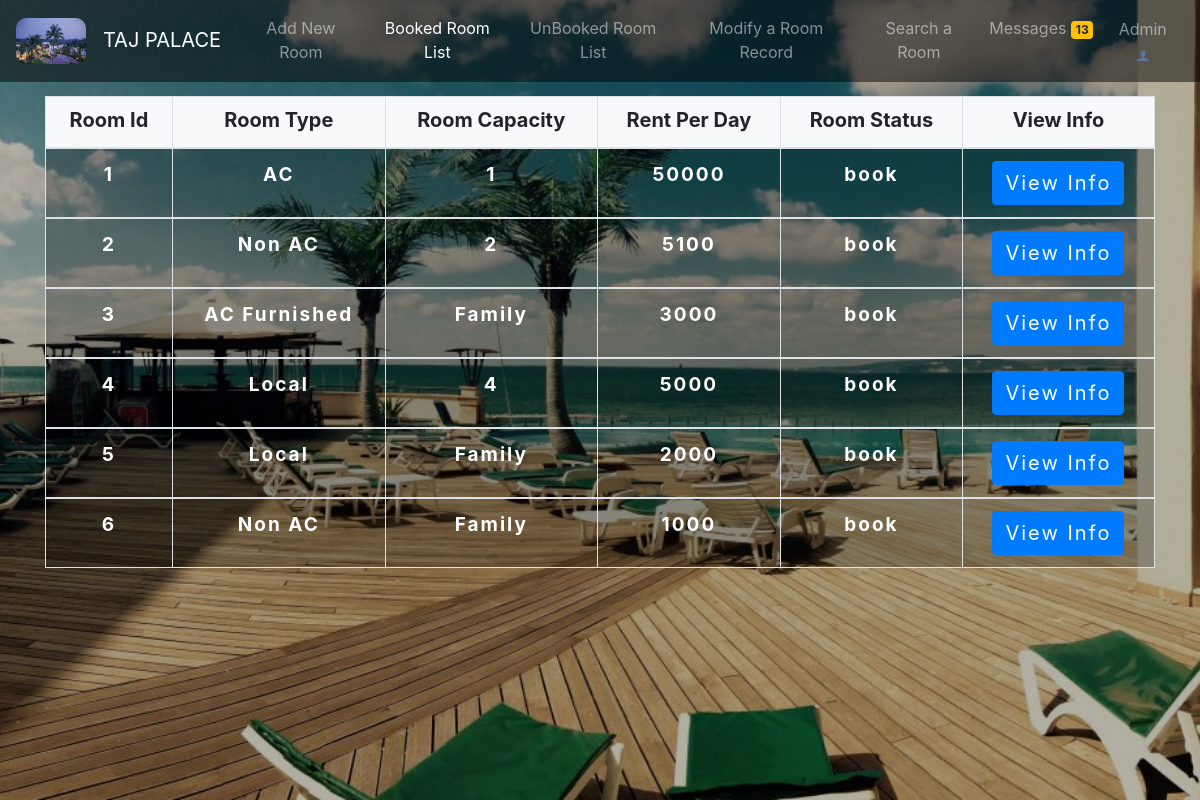
The app's page /admin/booked.php with its own data.
### tables this page shows
CREATE TABLE `room` (
  `room_id` int(11) NOT NULL,
  `type` varchar(20) NOT NULL,
  `capacity` varchar(20) NOT NULL,
  `rent_per_day` int(10) NOT NULL,
  `status` varchar(20) NOT NULL DEFAULT 'unbook'
);

### admin/booked.php (the view, shortened to what this page needs)
<?php
include("dbcon.php");
$sql="SELECT COUNT(no) AS total FROM messages WHERE status='No Reply' ";
$run=mysqli_query($con,$sql);
$data=mysqli_fetch_assoc($run);
?>
<!DOCTYPE html>
<html lang="en">
<head>
  <link rel="stylesheet" href="https://maxcdn.bootstrapcdn.com/bootstrap/4.3.1/css/bootstrap.min.css">
</head>
<body>
    <nav class="navbar navbar-expand-lg navbar-dark fixed-top">
    <a href="index1.php" class="navbar-brand"><img src="img/g2.jpg" style="width: 70px;height: 70;border-radius: 10px;">&nbsp;&nbsp;&nbsp;TAJ PALACE</a>
    <div class="collapse navbar-collapse" id="navbaraid">
    <ul class="navbar-nav ml-auto text-center">
<li class="nav-item"><a class="nav-link" href="index1.php">Add New Room</a></li>
      <li class="nav-item"><a class="nav-link active" href="booked.php">Booked Room List</a></li>
      <li class="nav-item"><a class="nav-link" href="unbooked.php">UnBooked Room List</a></li>
      <li class="nav-item"><a class="nav-link" href="modify_record.php">Modify a Room Record</a></li>
      <li class="nav-item"><a class="nav-link" href="search_room.php">Search a Room</a></li>
      <li class="nav-item"><a class="nav-link" href="messages.php">Messages&nbsp;<span class="badge badge-warning"><?php echo $data['total'];?></span></a></li>
     <li class="nav-item text-center"><a href="admindesign.php" class="btn nav-link">Admin<img src="img/admn.png" style="width: 20px;height: 20px;"></a>
      </li>
   </ul>
  </div>
  </nav>
  <header id="head" style="width: 100%;height: 100vh;"><br><br><br><br>
    <div class="container">
      <form method="get">
    <table class="table table-striped table-responsive-md table-bordered">
      <thead class="bg-light">
        <tr>
          <th class="text-center" style="font-size: 20px;padding-top: 8px;">Room Id</th>
          <th class="text-center" style="font-size: 20px;padding-top: 8px;">Room Type</th>
          <th class="text-center" style="font-size: 20px;padding-top: 8px;">Room Capacity</th>
          <th class="text-center" style="font-size: 20px;padding-top: 8px;">Rent Per Day</th>
          <th class="text-center" style="font-size: 20px;padding-top: 8px;">Room Status</th>
          <th class="text-center" style="font-size: 20px;padding-top: 8px;">View Info</th>
        </tr>
      </thead>
<?php
include("dbcon.php");
$sql="SELECT * FROM `room` WHERE `status`='book'";
$run=mysqli_query($con,$sql);
while($data=mysqli_fetch_assoc($run))
{
  ?>
  <tbody style="background-color: rgba(0,0,0,0.2);color:white;font-size: 19px;font-weight: bold;letter-spacing: 2px;">
  <tr>
    <td class="text-center"><?php echo $data['room_id'];?></td>
    <td class="text-center"><?php echo $data['type'];?></td>
    <td class="text-center"><?php echo $data['capacity'];?></td>
    <td class="text-center"><?php echo $data['rent_per_day'];?></td>
    <td class="text-center"><?php echo $data['status'];?></td>
    <td class="text-center"><a href="gotobook.php?sid=<?php echo $data['room_id'];?>" class="btn btn-primary" style="font-size: 20px;">View Info</a></td>
  </tr>
  <?php
}
?>
</table>
  </form>
  </div>
</header>
  </body>
</html>

### admin/booked.php (style rules this page uses)
#head { background: linear-gradient(rgba(0,0,0,0.3),rgba(0,0,0,0.3)),url(img/bms.jpg); background-size: cover; background-position: center; background-attachment: fixed; }
.navbar { background-color: rgba(0,0,0,0.5); }

### records on screen
room: room_id "1", type "AC", capacity "1", rent_per_day "50000", status "book"
room: room_id "2", type "Non AC", capacity "2", rent_per_day "5100", status "book"
room: room_id "3", type "AC Furnished", capacity "Family", rent_per_day "3000", status "book"
room: room_id "4", type "Local", capacity "4", rent_per_day "5000", status "book"
room: room_id "5", type "Local", capacity "Family", rent_per_day "2000", status "book"
room: room_id "6", type "Non AC", capacity "Family", rent_per_day "1000", status "book"

### other values on screen
$data['total'] "13"
